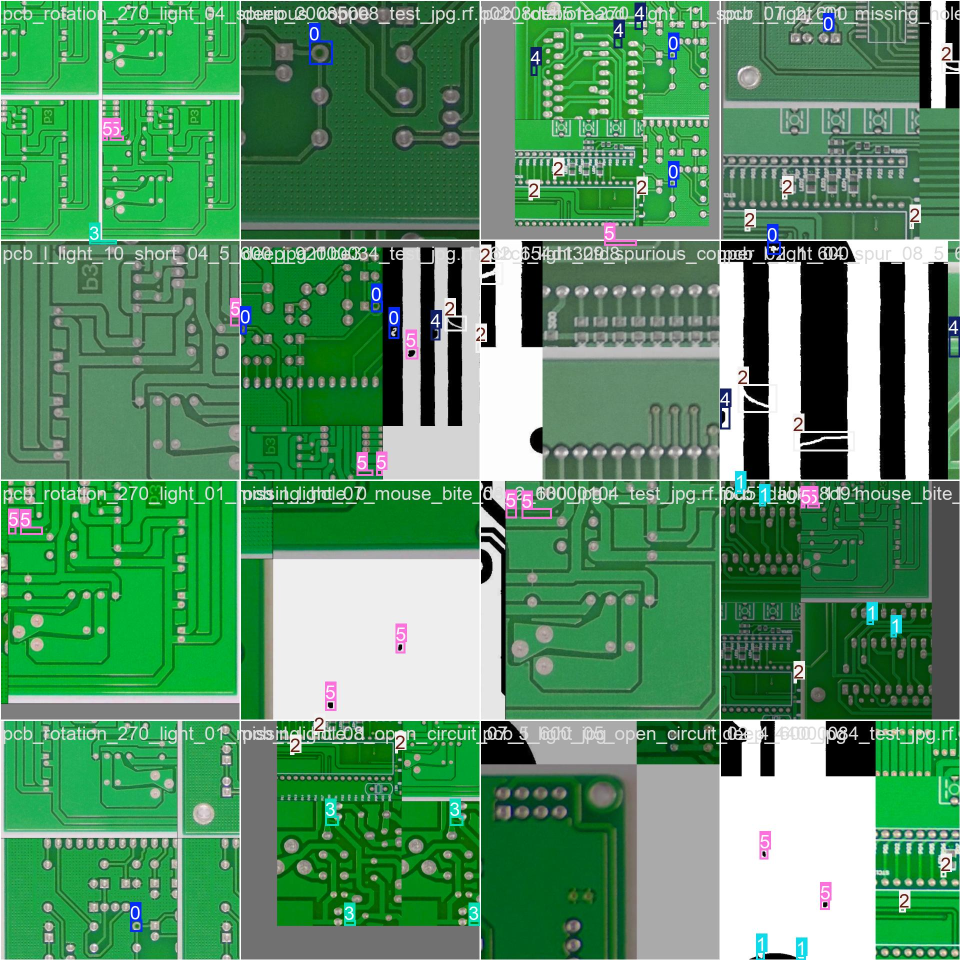
#> input picture runs/detect/train/train_batch0.jpg, 1920 x 1920 px (shown at 1/2 size)
$ python -i crop_defects.py   (imports and definitions only)
#> lines starting #> are read from the running program, lines starting #| are printed output that depends on the picture
#> further down, picture is the input picture: shape (1920, 1920, 3); mean B, G, R 101.4, 144.6, 86.1
"""
=========================================================
PCB Defect Cropper

Purpose
-------
Extract defect regions detected by YOLO, and enhance them
for both AI analysis and human viewing.

Why enhance
-----------
Defect boxes are often tiny (a mouse bite or spur can be
20-40px). A raw crop that size is nearly unreadable once
displayed or examined — and a small, low-detail crop gives
Gemini less to work with too. enhance_clarity() boosts local
contrast, upscales small crops with high-quality
interpolation, then sharpens to counter the softness that
upscaling introduces — before the image ever reaches Gemini
or the UI.

Input
-----
Original PCB Image
Detection JSON

Output
------
List of Cropped, Enhanced Defect Images

Author : Manjeet
=========================================================
"""

import cv2


def enhance_clarity(image, target_min_side=320, max_upscale=6.0, clahe_clip=2.0):
    """
    image           BGR numpy crop.
    target_min_side Upscale so the shorter side reaches at least this
                     many pixels (skipped if already larger).
    max_upscale      Cap on the upscale factor, so a 10px sliver
                     doesn't get blown up into a blurry mess.
    clahe_clip       Contrast-limiting factor for local contrast boost.
    """
#> called with target_min_side = 320, max_upscale = 6, clahe_clip = 2

    if image is None or image.size == 0:
        return image

    # ---------------------------------------------------
    # 1. Local contrast boost (CLAHE on the L channel).
    #    Helps thin copper defects (spurs, mouse bites) stand
    #    out from the surrounding solder mask / substrate.
    # ---------------------------------------------------

    lab = cv2.cvtColor(image, cv2.COLOR_BGR2LAB)
#> lab: shape (1920, 1920, 3); mean of channels 0, 1, 2 141.3, 103.1, 146.1
    l, a, b = cv2.split(lab)
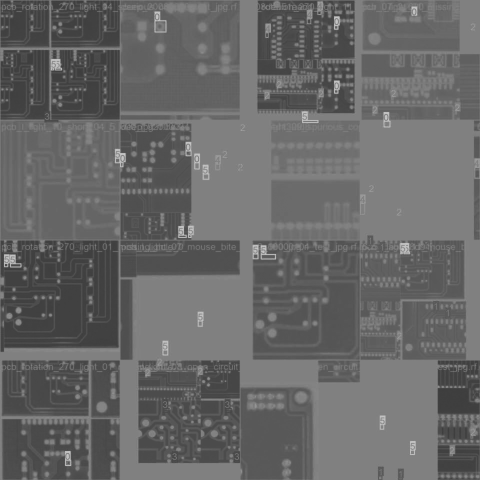
#> a: shape (1920, 1920) (shown at 1/4 size); min 57, max 207, mean 103.1
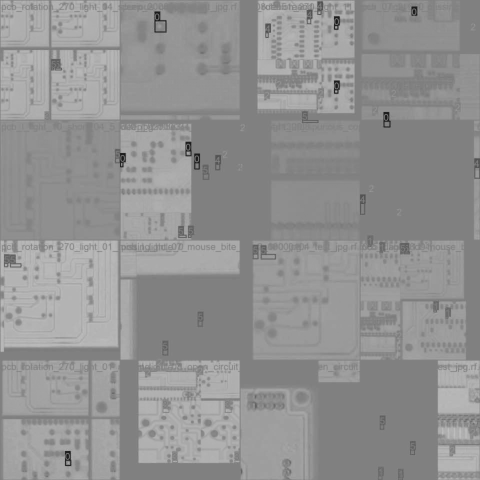
#> b: shape (1920, 1920) (shown at 1/4 size); min 22, max 194, mean 146.1

    clahe = cv2.createCLAHE(clipLimit=clahe_clip, tileGridSize=(8, 8))
    l = clahe.apply(l)
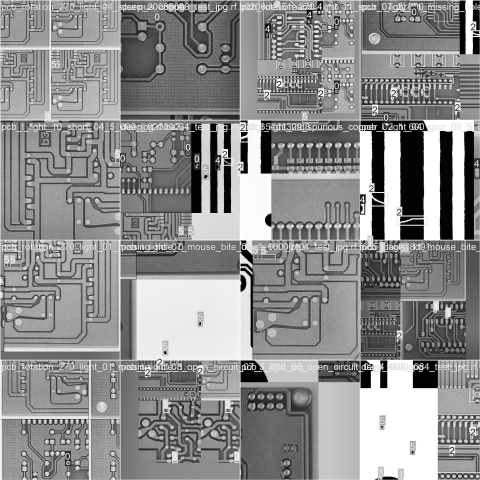
#> l: shape (1920, 1920) (shown at 1/4 size); min 1, max 255, mean 141.1

    image = cv2.cvtColor(cv2.merge((l, a, b)), cv2.COLOR_LAB2BGR)
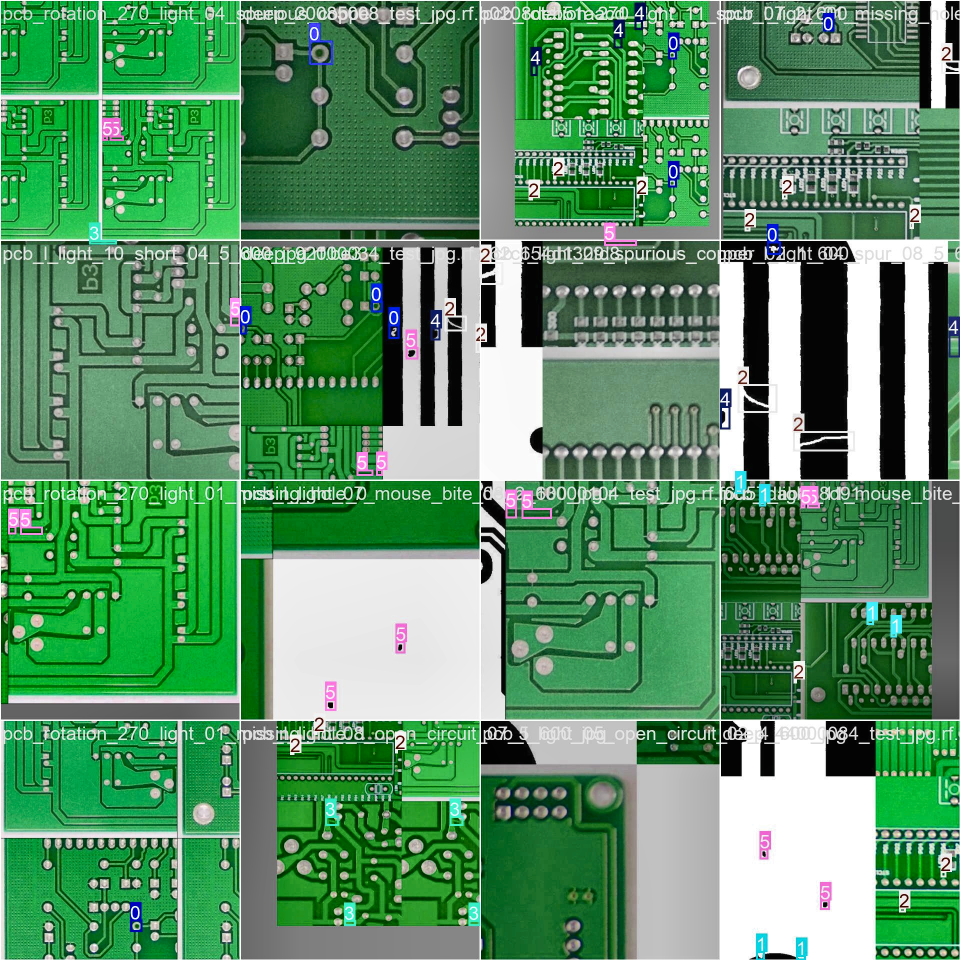
#> image: shape (1920, 1920, 3) (shown at 1/2 size); mean B, G, R 102.1, 144.9, 88.7

    # ---------------------------------------------------
    # 2. Upscale small crops so detail is actually visible.
    # ---------------------------------------------------

    h, w = image.shape[:2]
    short_side = min(h, w)

    if short_side and short_side < target_min_side:
        scale = min(target_min_side / short_side, max_upscale)
        image = cv2.resize(
            image,
            (max(1, int(w * scale)), max(1, int(h * scale))),
            interpolation=cv2.INTER_LANCZOS4,
        )

    # ---------------------------------------------------
    # 3. Unsharp mask — counters the softness that
    #    upscaling (and phone-camera compression) introduces.
    # ---------------------------------------------------

    blurred = cv2.GaussianBlur(image, (0, 0), sigmaX=1.2)
    image = cv2.addWeighted(image, 1.5, blurred, -0.5, 0)

    return image


class DefectCropper:

    def __init__(self, padding=15, enhance=True):
        self.padding = padding
        self.enhance = enhance

    # [37 lines left out: function crop_defects, not called in this run]

>>> import cv2
>>> picture = cv2.imread('../runs/detect/train/train_batch0.jpg')
>>> result = enhance_clarity(picture)

$ run again, on runs/detect/train/train_batch1.jpg
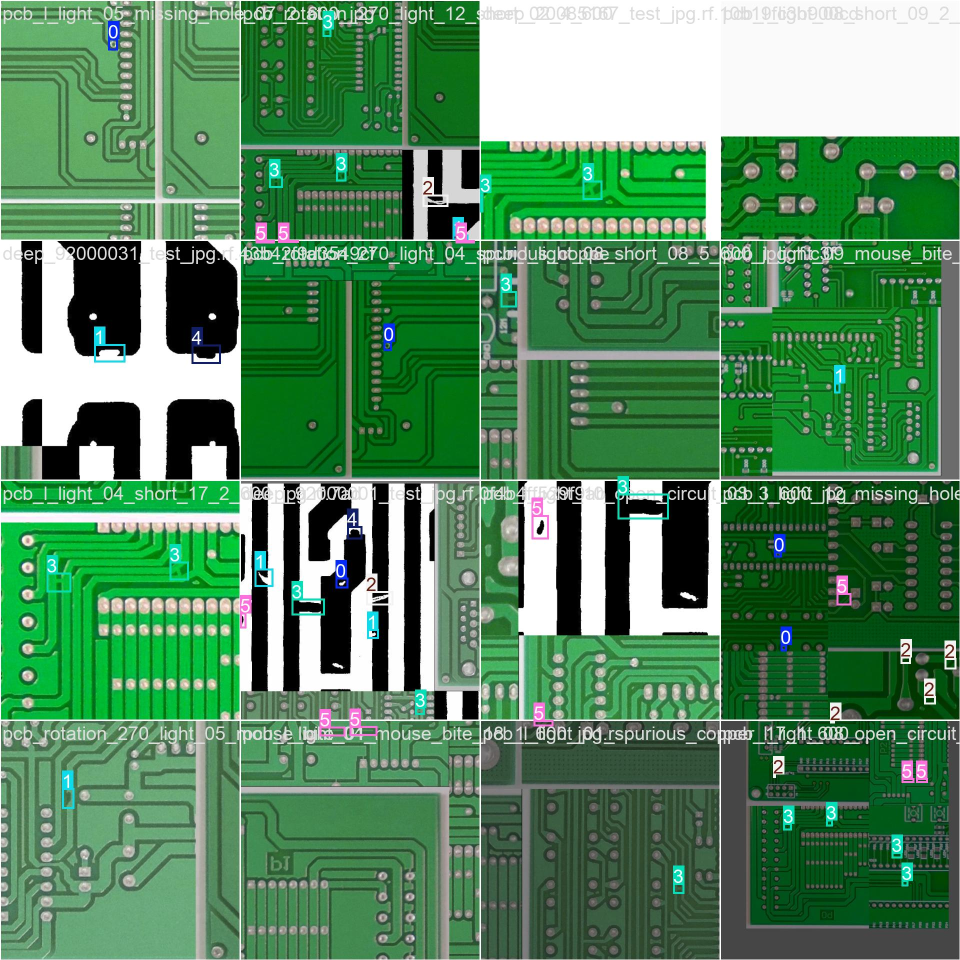
#> input picture runs/detect/train/train_batch1.jpg, 1920 x 1920 px (shown at 1/2 size)
#> picture is the input picture: shape (1920, 1920, 3); mean B, G, R 95.1, 137, 84.1
#> lab: shape (1920, 1920, 3); mean of channels 0, 1, 2 133.6, 104.5, 146
#> in enhance_clarity, `l = clahe.apply(l)`:
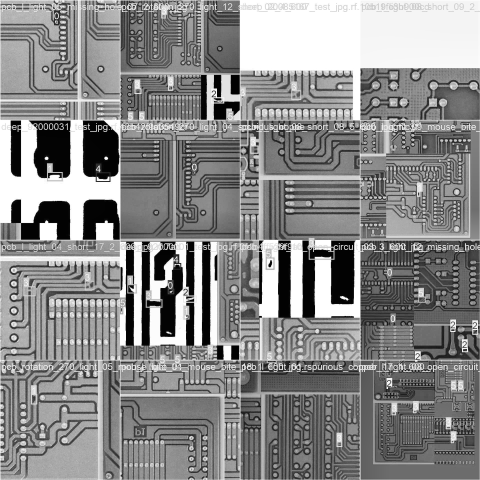
#> l: shape (1920, 1920) (shown at 1/4 size); min 1, max 255, mean 136.5
#> in enhance_clarity, `image = cv2.cvtColor(cv2.merge((l, a, b)), cv2.COLOR_LAB2BGR)`:
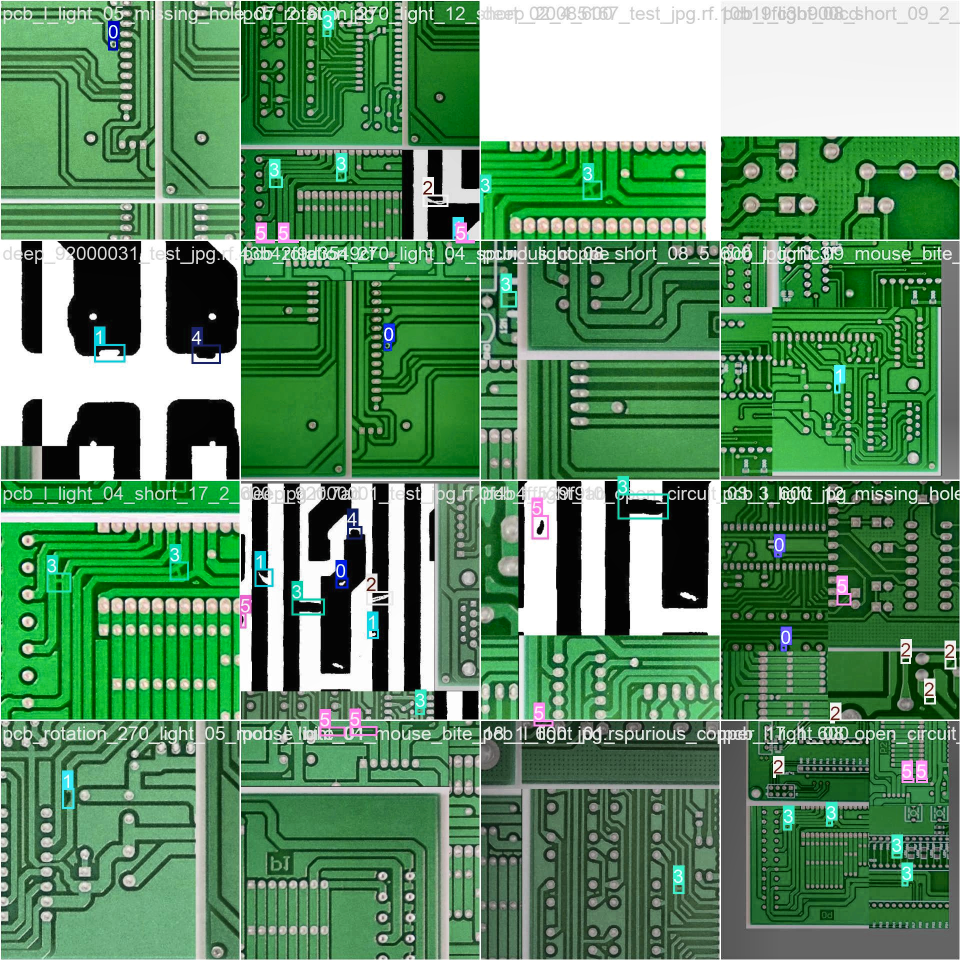
#> image: shape (1920, 1920, 3) (shown at 1/2 size); mean B, G, R 98.7, 140.3, 90.7

$ run again, on runs/detect/train/train_batch2.jpg
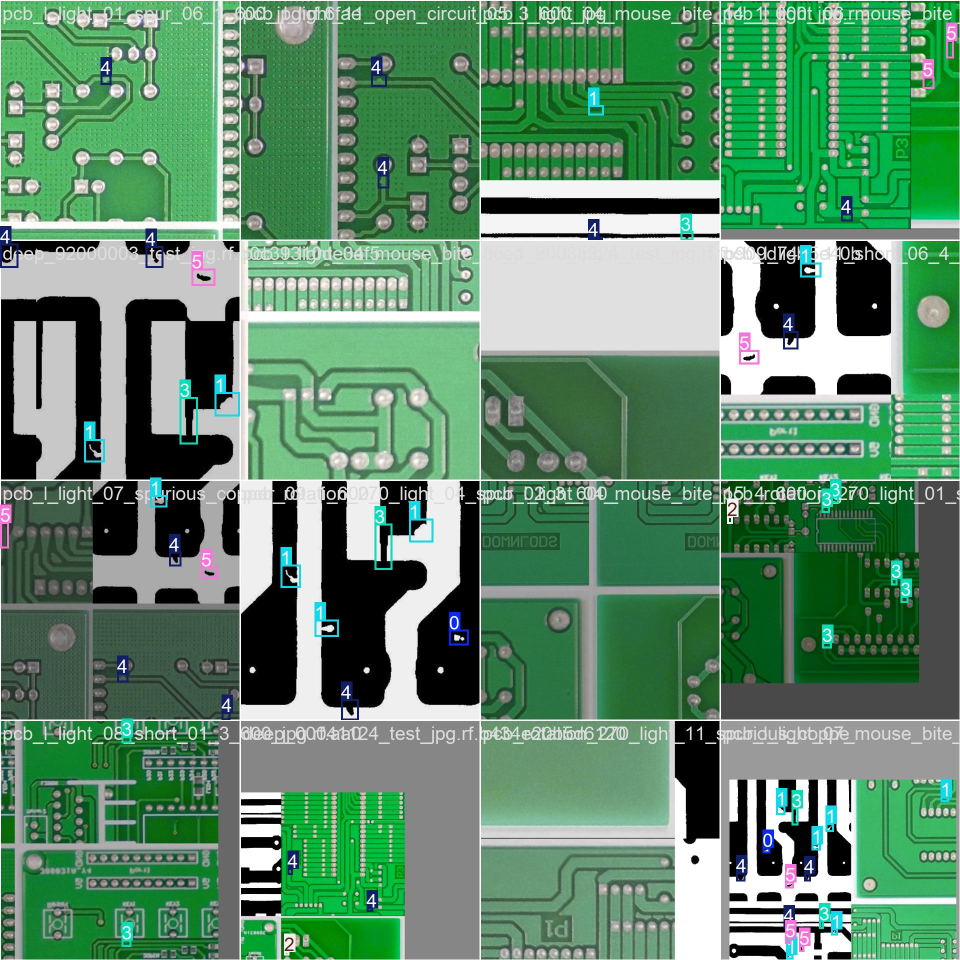
#> input picture runs/detect/train/train_batch2.jpg, 1920 x 1920 px (shown at 1/2 size)
#> picture is the input picture: shape (1920, 1920, 3); mean B, G, R 106.7, 139, 93.3
#> lab: shape (1920, 1920, 3); mean of channels 0, 1, 2 137, 108.1, 141.2
#> in enhance_clarity, `l = clahe.apply(l)`:
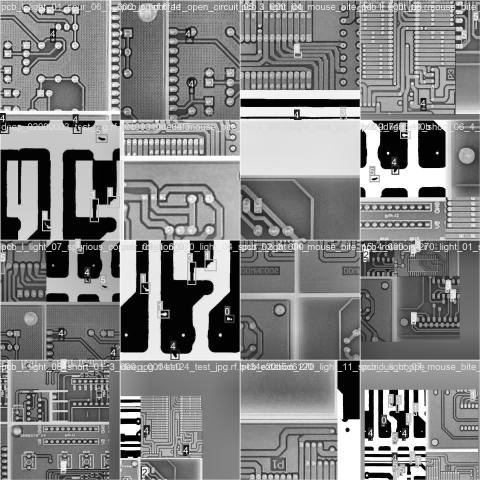
#> l: shape (1920, 1920) (shown at 1/4 size); min 1, max 255, mean 132
#> in enhance_clarity, `image = cv2.cvtColor(cv2.merge((l, a, b)), cv2.COLOR_LAB2BGR)`:
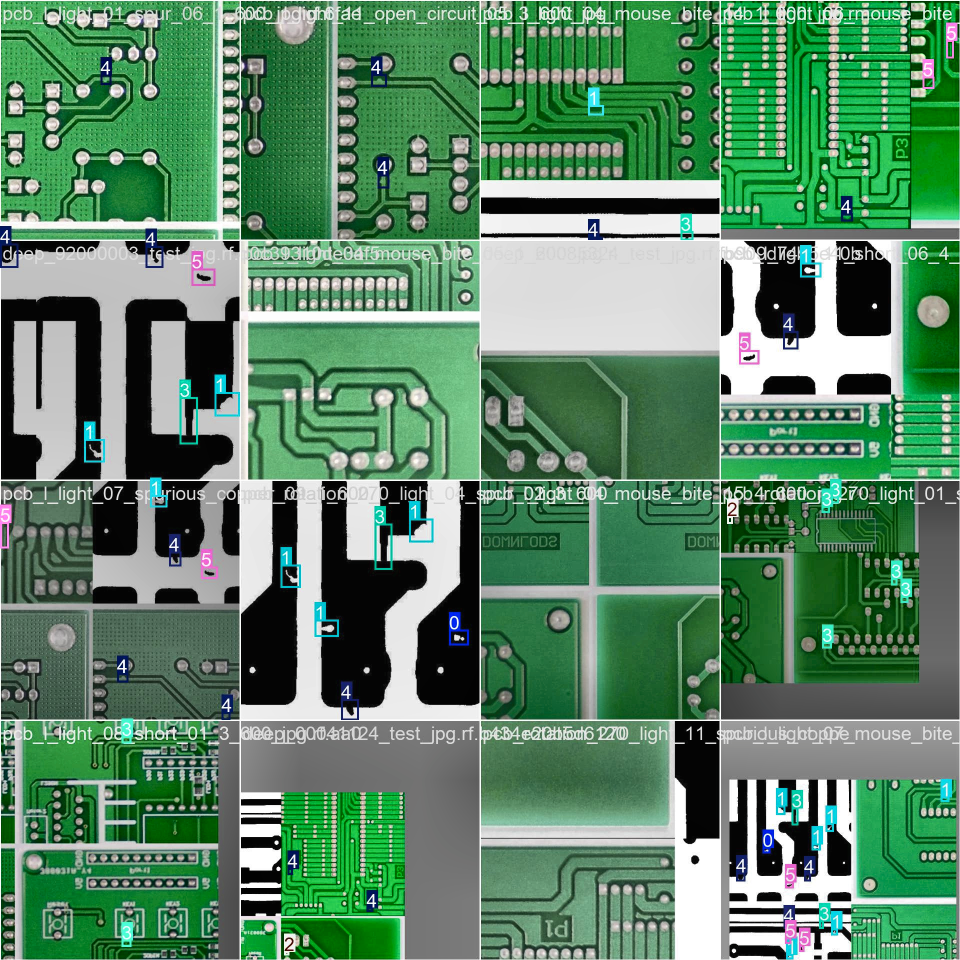
#> image: shape (1920, 1920, 3) (shown at 1/2 size); mean B, G, R 102.5, 134.2, 89.9
